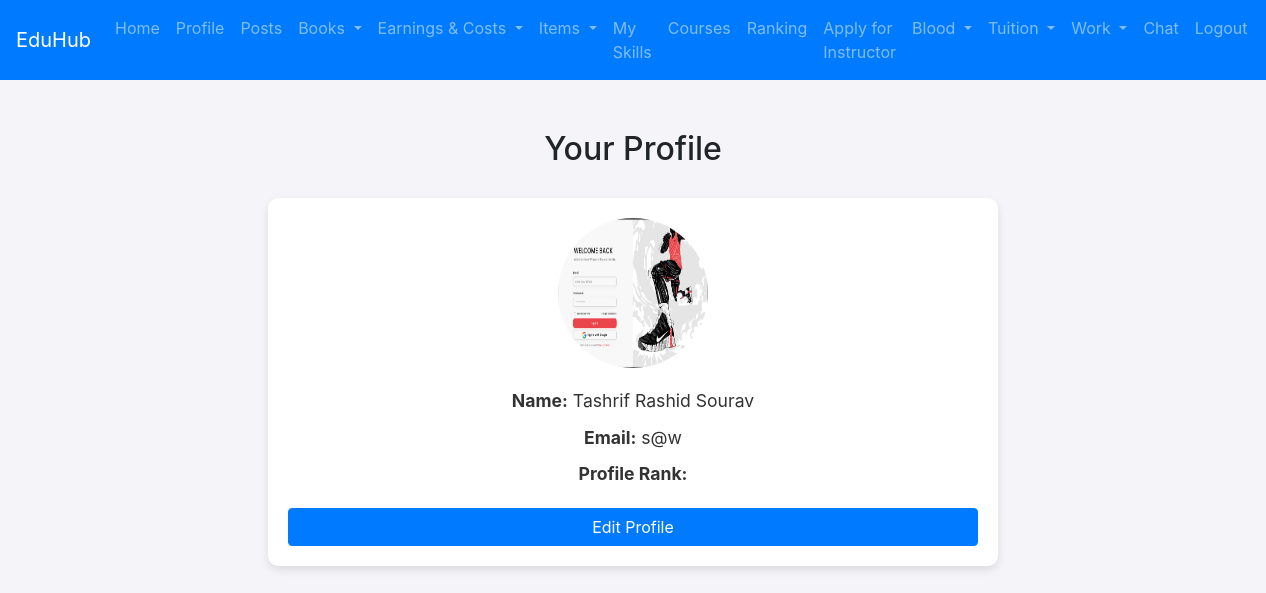
The page /profile.php (signed in) on the database its author committed.
### tables this page shows
CREATE TABLE `students` (
  `student_id` int(11) NOT NULL,
  `name` varchar(100) DEFAULT NULL,
  `email` varchar(100) DEFAULT NULL,
  `password` varchar(255) DEFAULT NULL,
  `profile_rank` decimal(3,2) DEFAULT NULL,
  `career_guidance` text DEFAULT NULL,
  `personalized_suggestions` text DEFAULT NULL,
  `created_at` timestamp NOT NULL DEFAULT current_timestamp(),
  `isadmin` enum('yes','no') DEFAULT 'no',
  `profile_picture` varchar(255) DEFAULT NULL
);

### profile.php (the view, shortened to what this page needs)
<?php
include 'db_connect.php';
$student_id = $_SESSION['student_id'];
$sql = "SELECT * FROM students WHERE student_id = '$student_id'";
$result = mysqli_query($conn, $sql);
$user = mysqli_fetch_assoc($result);
?>
<!DOCTYPE html>
<html lang="en">
<head>
    <link href="https://stackpath.bootstrapcdn.com/bootstrap/4.5.2/css/bootstrap.min.css" rel="stylesheet">
</head>
<body>
    <?php include 'navbar.php'; ?>
    <div class="container profile-container">
        <div class="row justify-content-center">
            <div class="col-md-8">
                <div class="profile-header">
                    <h2>Your Profile</h2>
                </div>
                <div class="profile-card text-center">
                    <?php if (!empty($user['profile_picture'])): ?>
                        <img src="<?= htmlspecialchars($user['profile_picture'], ENT_QUOTES) ?>" alt="Profile Picture" class="profile-picture">
                    <?php else: ?>
                        <img src="default-avatar.png" alt="Default Profile Picture" class="profile-picture">
                    <?php endif; ?>
                    <div class="profile-info">
                        <p><strong>Name:</strong> <?= htmlspecialchars($user['name'], ENT_QUOTES) ?></p>
                        <p><strong>Email:</strong> <?= htmlspecialchars($user['email'], ENT_QUOTES) ?></p>
                        <p><strong>Profile Rank:</strong> <?= htmlspecialchars($user['profile_rank'], ENT_QUOTES) ?></p>
                    </div>
                    <a href="profile_edit.php" class="btn btn-primary btn-edit">Edit Profile</a>
                </div>
            </div>
        </div>
    </div>
</body>
</html>

### profile.php (style rules this page uses)
body { background-color: #f4f4f9; }
.profile-container { margin-top: 50px; }
.profile-header { text-align: center; margin-bottom: 30px; }
.profile-card { padding: 20px; box-shadow: 0 4px 8px rgba(0, 0, 0, 0.1); background-color: #fff; border-radius: 10px; }
.profile-info { font-size: 1.1rem; color: #333; }
.profile-info p { margin-bottom: 10px; }
.profile-picture { width: 150px; height: 150px; border-radius: 50%; margin: 0 auto 20px; display: block; }
.btn-edit { display: block; margin: 20px auto 0; }

### rows shown on the page
students: profile_picture (picture), name "Tashrif Rashid Sourav", email "s@w"
